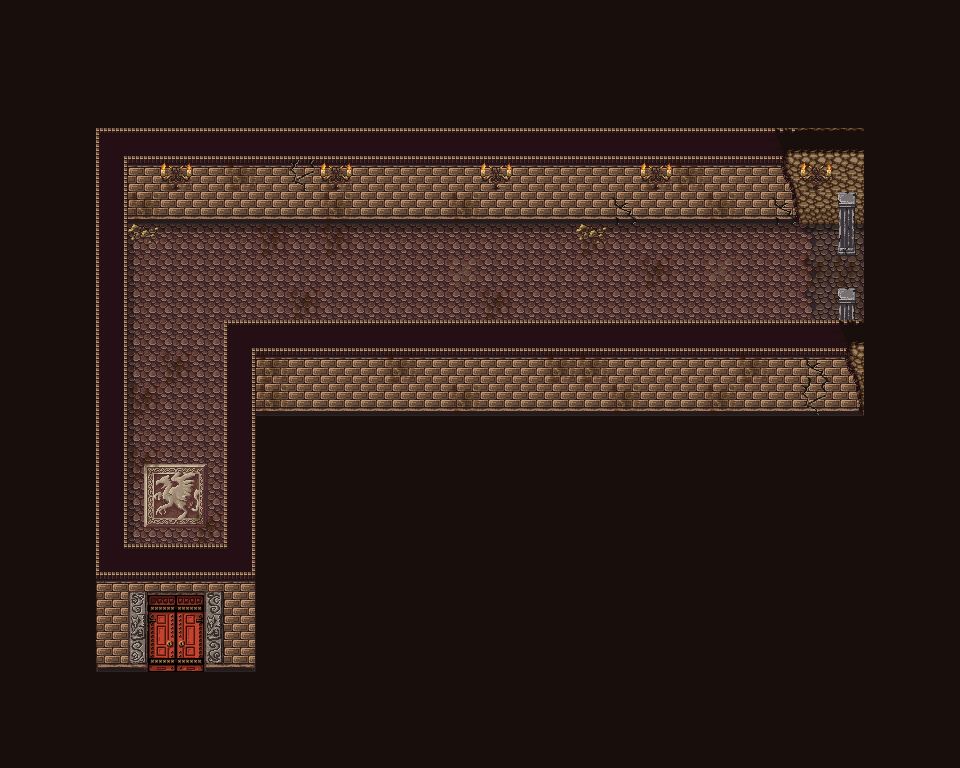

Below is a game level as drawn by its tile map, then a one-line description and the .tmx that defines it (tile-layer data replaced by summaries):
An orthogonal 30x24 tile map with 32x32 px tiles, 8 tile layers (floor, wall, shadow, dirt, ...).

<map version="1.9" tiledversion="1.9.1" orientation="orthogonal" renderorder="right-down" width="30" height="24" tilewidth="32" tileheight="32" infinite="0" nextlayerid="18" nextobjectid="1">
  <tileset firstgid="1" source="../28,29_tsx/28_maptip.tsx" />
  <layer id="4" name="floor" width="30" height="24">
    <data>[720 cells, 720 non-empty, 3 distinct tile ids]</data>
  </layer>
  <layer id="3" name="wall" width="30" height="24">
    <data>[720 cells, 175 non-empty, 40 distinct tile ids]</data>
  </layer>
  <layer id="13" name="shadow" width="30" height="24">
    <data>[720 cells, 32 non-empty, 3 distinct tile ids]</data>
  </layer>
  <layer id="16" name="dirt" width="30" height="24">
    <data>[720 cells, 39 non-empty, 4 distinct tile ids]</data>
  </layer>
  <layer id="15" name="furniture-2" width="30" height="24">
    <data>[720 cells, 9 non-empty, 4 distinct tile ids]</data>
  </layer>
  <layer id="8" name="chara" width="30" height="24">
    <data>[720 cells, 0 non-empty, 0 distinct tile ids]</data>
  </layer>
  <layer id="17" name="furniture-1" width="30" height="24">
    <data>[720 cells, 2 non-empty, 1 distinct tile ids]</data>
  </layer>
  <layer id="1" name="frame" width="30" height="24">
    <data>[720 cells, 464 non-empty, 1 distinct tile ids]</data>
  </layer>
</map>
